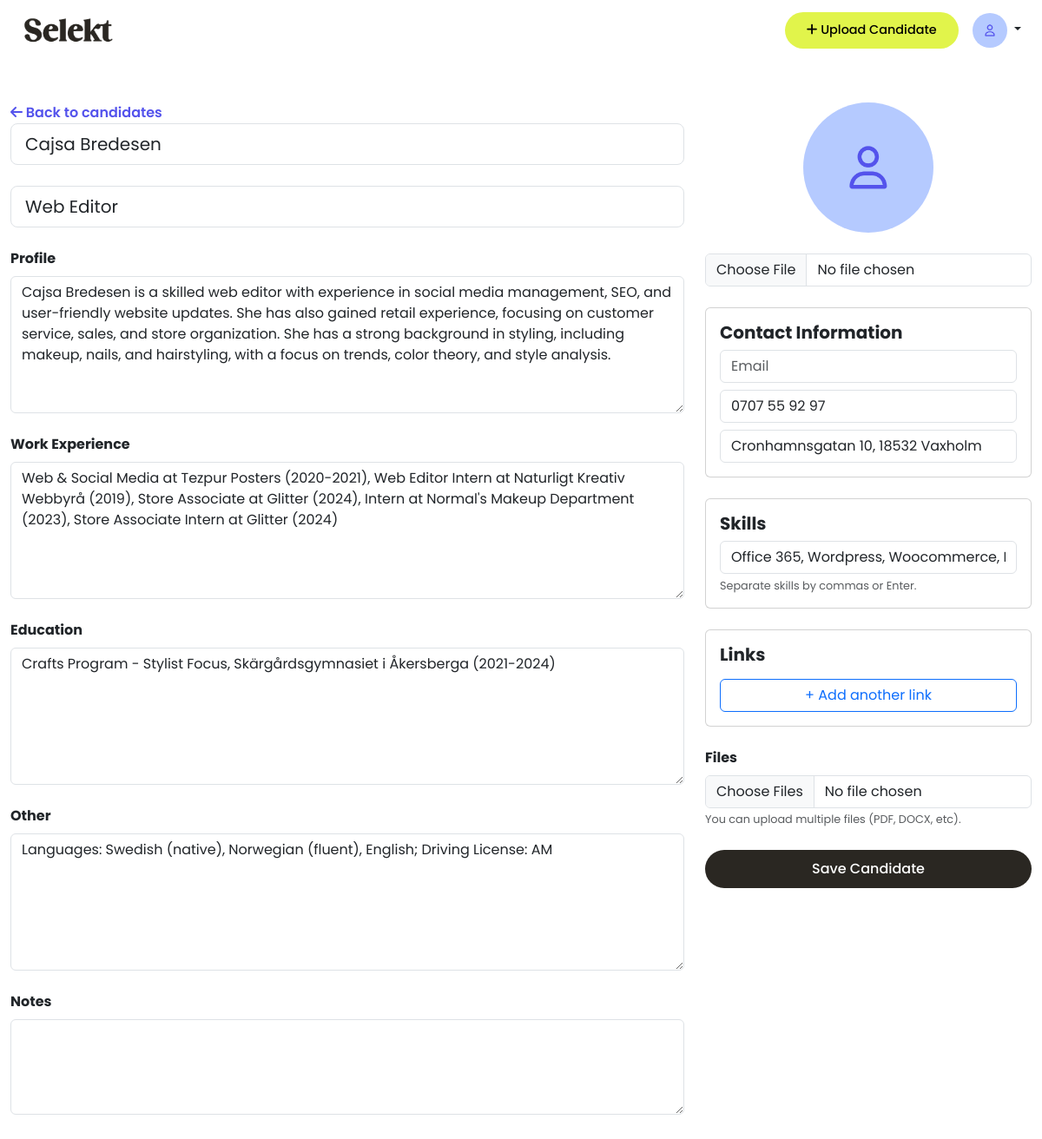
Before: /candidates/45/edit/ (signed in) with the older database file.
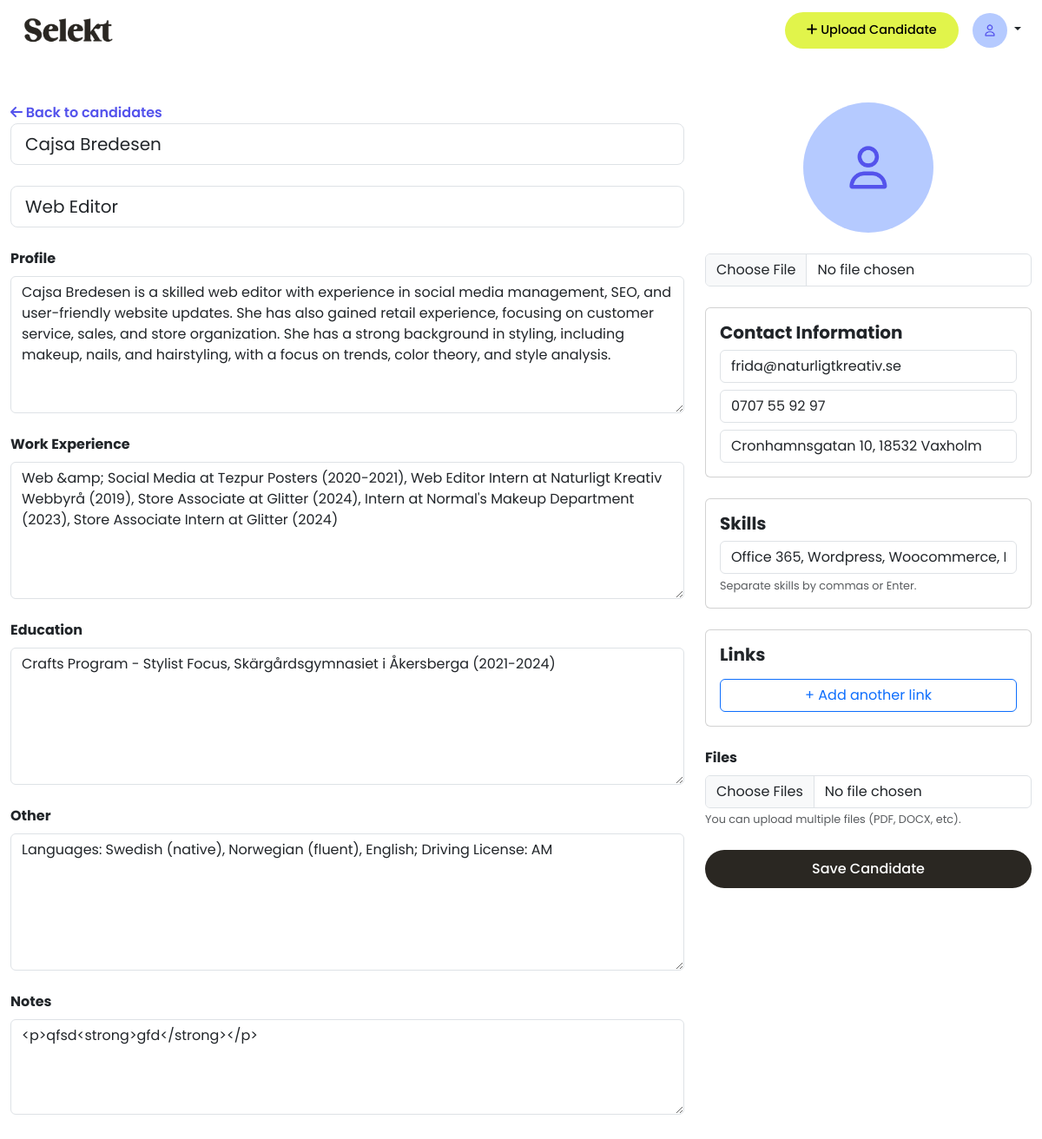
After: the same page with the newer database file.
### candidates/models.py (models this page shows, shortened)
class Profile(models.Model):
    user = models.OneToOneField(User, on_delete=models.CASCADE)
    profile_image = models.ImageField(upload_to='profile_images/', blank=True, null=True)
    is_first_login = models.BooleanField(default=True)

class Candidate(models.Model):
    user = models.ForeignKey(User, on_delete=models.CASCADE)
    name = models.CharField(max_length=100)
    email = models.EmailField()
    phone_number = models.CharField(max_length=20, blank=True)
    job_title = models.CharField(max_length=100, blank=True)
    profile_summary = models.TextField(blank=True)
    work_experience = models.TextField(blank=True)
    education = models.TextField(blank=True)
    location = models.CharField(max_length=100, blank=True)
    links = models.CharField(max_length=255, blank=True, help_text="e.g. LinkedIn, GitHub URLs")
    profile_image = models.ImageField(upload_to='profile_images/', blank=True, null=True)
    other = models.TextField(blank=True)
    notes = models.TextField(blank=True)
    top_skills = models.CharField(
        blank=True,
        help_text="Write top skills separated by commas (e.g. Communication, Leadership, SQL)"
    )
    uploaded_at = models.DateTimeField(auto_now_add=True)

### candidates/views.py (the view, shortened to what this page needs)
# urls.py: path('<int:pk>/edit/', views.CandidateUpdateView.as_view(), name='candidate_edit'),
class CandidateUpdateView(UpdateView):
    model = Candidate
    fields = [
        'name', 'email', 'phone_number', 'job_title', 'profile_summary',
        'work_experience', 'education', 'location', 'links',
        'profile_image', 'other', 'notes', 'top_skills'
    ]
    template_name = 'candidate-form.html'
    def get_object(self, queryset=None):
        obj = super().get_object(queryset)
        if obj.user != self.request.user:
            raise Http404("This candidate does not belong to you.")
        return obj

### candidates/context_processors.py (called while the page is built)
def profile_picture(request):
    if request.user.is_authenticated:
        try:
            profile = request.user.profile
        except Profile.DoesNotExist:
            profile = None
    else:
        profile = None
    return {'profile': profile}

### templates/candidate-form.html (shortened to what this page needs)
{% extends 'base.html' %}
{% load static %}
{% block content %}
<div class="container py-5">
  <form method="post" enctype="multipart/form-data">
    <div class="row">
      <div class="col-md-8">
        <a href="{% url 'dashboard' %}" class="base-link"><i class="fa-solid fa-arrow-left"></i> Back to candidates</a>
        <div class="mb-4">
          <input type="text" name="name" class="form-control form-control-lg {% if form.name.errors %}is-invalid{% endif %}" placeholder="Name" value="{{ form.name.value|default_if_none:'' }}">
        </div>
        <div class="mb-4">
          <input type="text" name="job_title" class="form-control form-control-lg {% if form.job_title.errors %}is-invalid{% endif %}" placeholder="Job Title" value="{{ form.job_title.value|default_if_none:'' }}">
        </div>
        <div class="mb-4">
          <label class="form-label fw-bold">Profile</label>
          <textarea id="profile_summary" name="profile_summary" class="form-control wysiwyg {% if form.profile_summary.errors %}is-invalid{% endif %}" rows="6">{{ form.profile_summary.value|default_if_none:'' }}</textarea>
        </div>
        <div class="mb-4">
          <label class="form-label fw-bold">Work Experience</label>
          <textarea id="work_experience" name="work_experience" class="form-control wysiwyg {% if form.work_experience.errors %}is-invalid{% endif %}" rows="6">{{ form.work_experience.value|default_if_none:'' }}</textarea>
        </div>
        <div class="mb-4">
          <label class="form-label fw-bold">Education</label>
          <textarea id="education" name="education" class="form-control wysiwyg {% if form.education.errors %}is-invalid{% endif %}" rows="6">{{ form.education.value|default_if_none:'' }}</textarea>
        </div>
        <div class="mb-4">
          <label class="form-label fw-bold">Other</label>
          <textarea id="other" name="other" class="form-control wysiwyg {% if form.other.errors %}is-invalid{% endif %}" rows="6">{{ form.other.value|default_if_none:'' }}</textarea>
        </div>
        <div class="mb-4">
          <label class="form-label fw-bold">Notes</label>
          <textarea id="notes" name="notes" class="form-control wysiwyg" rows="4">{{ form.notes.value|default_if_none:'' }}</textarea>
        </div>
      </div>
      <div class="col-md-4">
        <div class="text-center mb-4">
          {% if form.instance.profile_image %}
            <img src="{{ form.instance.profile_image.url }}" class="rounded-circle mb-3" style="width: 150px; height: 150px; object-fit: cover;">
          {% else %}
            <img src="{% static 'media/images/user-pic.png' %}" class="rounded-circle mb-3" style="width: 150px; height: 150px; object-fit: cover;">
          {% endif %}
          <form method="post" enctype="multipart/form-data">
            <input type="file" name="profile_image" class="form-control mt-2">
        </form>
        </div>
        <div class="card p-3 mb-4">
          <h5 class="card-title fw-bold">Contact Information</h5>
          <input type="email" name="email" class="form-control mb-2 {% if form.email.errors %}is-invalid{% endif %}" placeholder="Email" value="{{ form.email.value|default_if_none:'' }}">
          <input type="text" name="phone_number" class="form-control mb-2 {% if form.phone_number.errors %}is-invalid{% endif %}" placeholder="Phone" value="{{ form.phone_number.value|default_if_none:'' }}">
          <input type="text" name="location" class="form-control {% if form.location.errors %}is-invalid{% endif %}" placeholder="Location" value="{{ form.location.value|default_if_none:'' }}">
        </div>
        <div class="card p-3 mb-4">
          <h5 class="card-title fw-bold">Skills</h5>
          <input id="top_skills" name="top_skills" class="form-control {% if form.top_skills.errors %}is-invalid{% endif %}" value="{{ form.top_skills.value|default_if_none:'' }}">
            <small class="text-muted mt-1 d-block">Separate skills by commas or Enter.</small>
        </div>
        <div class="card p-3 mb-4">
          <h5 class="card-title fw-bold">Links</h5>
            <button type="button" class="btn btn-outline-primary mt-2" onclick="addLinkRow()">+ Add another link</button>
          </div>
        <div class="mb-4">
          <label class="form-label fw-bold">Files</label>
          <input type="file" name="candidate_files" class="form-control" multiple>
          <small class="text-muted">You can upload multiple files (PDF, DOCX, etc).</small>
        </div>
        <div class="d-grid">
          <button type="submit" class="btn button-base scn-button">Save Candidate</button>
        </div>
      </div>
    </div>
  </form>
</div>
{% endblock %}

### templates/base.html (shortened to what this page needs)
{% load static %}
<!DOCTYPE html>
<html lang="en">
<head>
    <link href="https://cdn.jsdelivr.net/npm/bootstrap@5.3.2/dist/css/bootstrap.min.css" rel="stylesheet">
    <link rel="stylesheet" href="{% static 'css/style.css' %}">
    <link rel="stylesheet" href="https://cdn.jsdelivr.net/npm/trumbowyg@2.25.1/dist/ui/trumbowyg.min.css">
</head>
<body class="logged-in-body">
<header class="d-flex justify-content-between align-items-center px-4 py-3">
  <a href="{% url 'dashboard' %}" class="text-decoration-none">
    <img src="{% static 'media/images/logo.png' %}" alt="Logo" class="logo-img">
  </a>
  <div class="d-flex align-items-center gap-3">
    <button type="button" class="btn button-base cta-button" data-bs-toggle="modal" data-bs-target="#uploadCandidateModal">
      <i class="fa-solid fa-plus"></i> Upload Candidate
    </button>
    <div class="dropdown">
      <button class="btn dropdown-toggle p-0 border-0 bg-transparent" type="button" id="userMenuButton" data-bs-toggle="dropdown" aria-expanded="false">
        {% if profile and profile.profile_image %}
        <img src="{{ profile.profile_image.url }}" alt="Profile" class="rounded-circle profile-pic">
    {% else %}
        <img src="{% static 'media/images/user-pic.png' %}" alt="Default Image" class="rounded-circle profile-pic">
    {% endif %}
      </button>
    </div>
</header>
              {% block content %}
              {% endblock %}
</body>
</html>

### static/css/style.css (style rules this page uses)
body, .index-body, .auth-body { font-family: 'Poppins', sans-serif; }
.container { max-width: 1200px; margin: auto; }
.text-muted { color: grey; font-size: 0.8rem; font-family: 'Poppins', sans-serif; }
.button-base { border-radius: 100px; padding: 10px 25px; font-weight: 500; display: inline-block; text-decoration: none; border: none; font-family: 'Poppins', sans-serif; }
.cta-button { background-color: #E1F44B; color: black; }
.scn-button { background-color: #2A2722; color: white; }
.logged-in-body .cta-button { font-size: 0.9rem; }
.base-link { text-decoration: none; color: #5453EC; font-weight: 600; }
header { border-bottom: 0px; height: 70px; }
.logo-img { width: 110px; }
.profile-pic { width: 40px; height: 40px; object-fit: cover; }

Changed rows visible on the page:
changed Candidate "Cajsa Bredesen": work_experience "Web & Social Media at Tezpur…" → "Web &amp; Social Media at Tezpur…"; notes (not shown) → "<p>qfsd<strong>gfd</strong></p>"; email (not shown) → "frida@naturligtkreativ.se"
